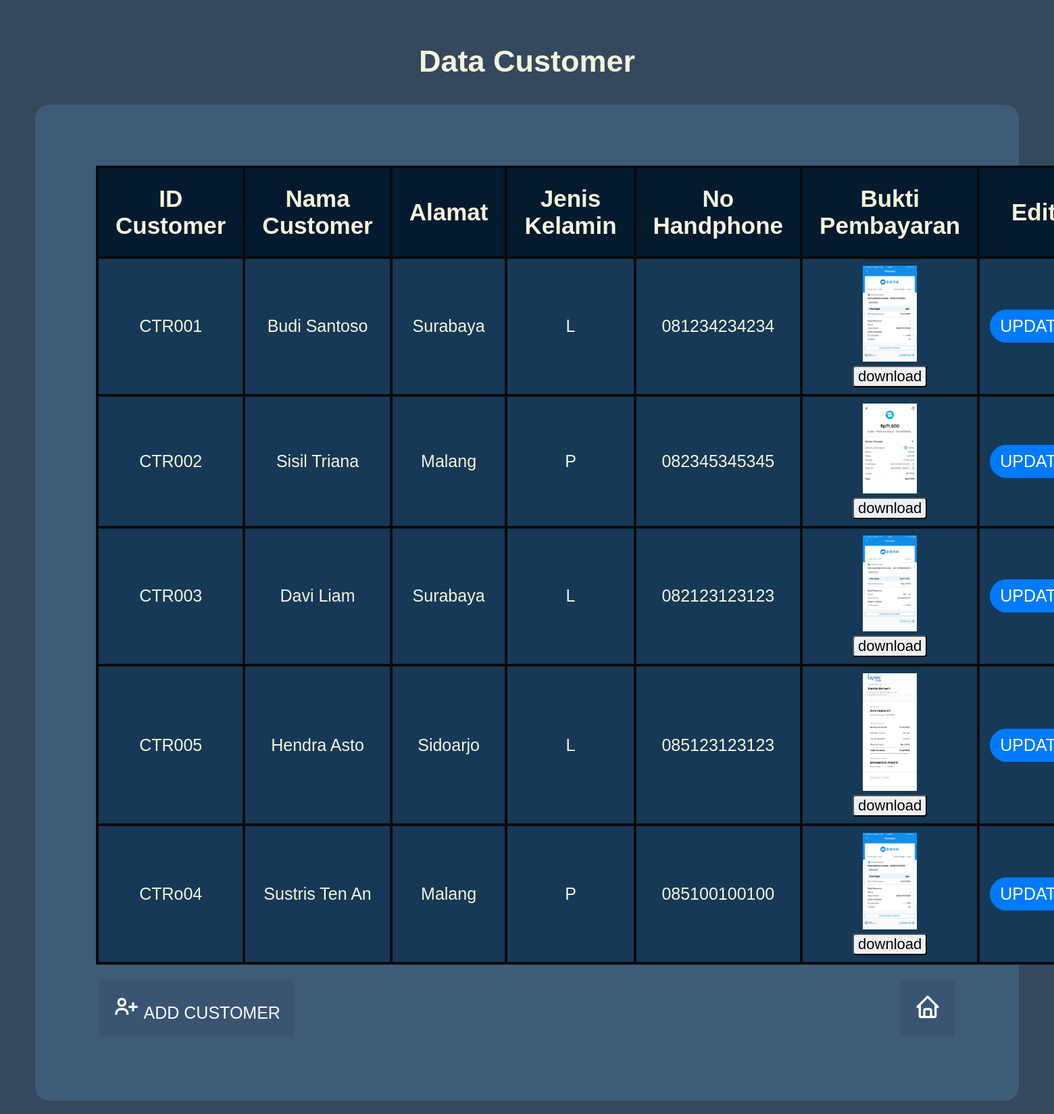
The app's page /index.php (signed in) with its own data.
### tables this page shows
CREATE TABLE `customer` (
  `ID_customer` char(6) NOT NULL,
  `Nama_customer` varchar(100) NOT NULL,
  `Alamat` varchar(50) NOT NULL,
  `Jenis_kelamin` char(1) NOT NULL,
  `No_hp` varchar(16) NOT NULL,
  `Bukti` varchar(255) DEFAULT NULL
);

### function.php (called while the page is built, shortened)
<?php
$hostname = "localhost";
$username = "root";
$password = "";
$database_name = "cafe";
$conn = mysqli_connect($hostname, $username, $password, $database_name);
function query ($query){
    global $conn;
    $result_cust = mysqli_query($conn, $query);
    $rows = [];
    while( $row =  mysqli_fetch_assoc($result_cust)){
        $rows[] = $row;
    }
    return $rows;
}
?>

### index.php (the view, shortened to what this page needs)
<?php
require 'function.php';
$data_cust = query("SELECT * FROM customer");
?>
<!DOCTYPE html>
<html lang="en">
<head>
    <link rel="stylesheet" href="style.css">
    <link rel="stylesheet" href="https://unpkg.com/boxicons@2.1.4/css/boxicons.min.css">
</head>
<body>
<section class="customer">
<h1>Data Customer</h1>
<div class="view">
<table border="1" cellpadding="10" cellspacing="0">
    <tr>
        <th>ID Customer</th>
        <th>Nama Customer</th>
        <th>Alamat</th>
        <th>Jenis Kelamin</th>
        <th>No Handphone</th>
        <th>Bukti Pembayaran</th>
        <th>Edit</th>
    </tr>
    <?php foreach ($data_cust as $row_cust) : ?>
    <tr>
        <td><?php echo $row_cust ["ID_customer"]?></td>
        <td><?php echo $row_cust ["Nama_customer"]?></td>
        <td><?php echo $row_cust ["Alamat"]?></td>
        <td><?php echo $row_cust ["Jenis_kelamin"]?></td>
        <td><?php echo $row_cust ["No_hp"]?></td>
        <td>
            <a href="bukti/<?php echo $row_cust["Bukti"]; ?>" download>
            <img src="bukti/<?php echo $row_cust ["Bukti"]?>" width = "80">
            <br>
            <button type="unduh" name="unduh" class="unduh"> <a href="bukti/<?php echo $row_cust["Bukti"]; ?>" download>download</button>
        </td>
        <td>
            <a href="update.php?idcustomer=<?php echo $row_cust["ID_customer"]; ?>" class="btn update">UPDATE</a>
        </td>
    </tr>
    <?php endforeach; ?>
</table>
<br>
<a href="create.php" class="btn_add"><i class='bx bx-user-plus' style='font-size: 40px;'></i> ADD CUSTOMER</a>
<a href = "home.php" class="btn_home"><i class='bx bx-home' style='font-size: 40px;' ></i></a>
</div>
</section>
</body>

### style.css (style rules this page uses)
h1 { text-align: center; font-size: 45px; }
body { height: 100vh; font-family: Arial, sans-serif; background-color: #34495e; }
.view { background-color: #3e5b77; padding: 90px; border-radius: 20px; margin-left: 3vh; margin-right: 3vh; }
.customer { padding: 20px; background-color: 34495e; border-radius: 20px; color:beige; }
table { width: 100%; border-collapse: collapse; border: 3px solid #ded8d8; font-size: 35px; }
th { background-color: #041a2e; color: rgb(1, 0, 0); padding: 25px; border: 4px solid #0b0a0a; color:beige; }
td { padding: 10px; border: 4px solid #0b0a0a; text-align: center; font-size: 25px; background-color:#163957 ; }
.btn { display: inline-block; padding: 10px 15px; margin: 5px; background-color: #28a745; color: white; text-decoration: none; border-radius: 4px; transition: background-color 0.3s; border-radius: 25px; }
.btn.update { background-color: #007bff; }
.btn_add { display: inline-block; padding: 20px 20px; margin: 5px; background-color: #395571; color: white; text-decoration: none; border-radius: 4px; transition: background-color 0.5s; font-size: 25px; }
.btn_home { display: inline-block; padding: 20px 20px; margin: 5px; background-color: #395571; color: white; text-decoration: none; border-radius: 4px; transition: background-color 0.5s; float: right; font-size: 25px; }
.unduh { font-size: 22px; border-radius: 4px; }
.unduh a { text-decoration: none; color: inherit; }

### records on screen
customer: ID_customer "CTR001", Nama_customer "Budi Santoso", Alamat "Surabaya", Jenis_kelamin "L", No_hp "081234234234", Bukti (picture)
customer: ID_customer "CTR002", Nama_customer "Sisil Triana", Alamat "Malang", Jenis_kelamin "P", No_hp "082345345345", Bukti (picture)
customer: ID_customer "CTR003", Nama_customer "Davi Liam", Alamat "Surabaya", Jenis_kelamin "L", No_hp "082123123123", Bukti (picture)
customer: ID_customer "CTR005", Nama_customer "Hendra Asto", Alamat "Sidoarjo", Jenis_kelamin "L", No_hp "085123123123", Bukti (picture)
customer: ID_customer "CTRo04", Nama_customer "Sustris Ten An", Alamat "Malang", Jenis_kelamin "P", No_hp "085100100100", Bukti (picture)
